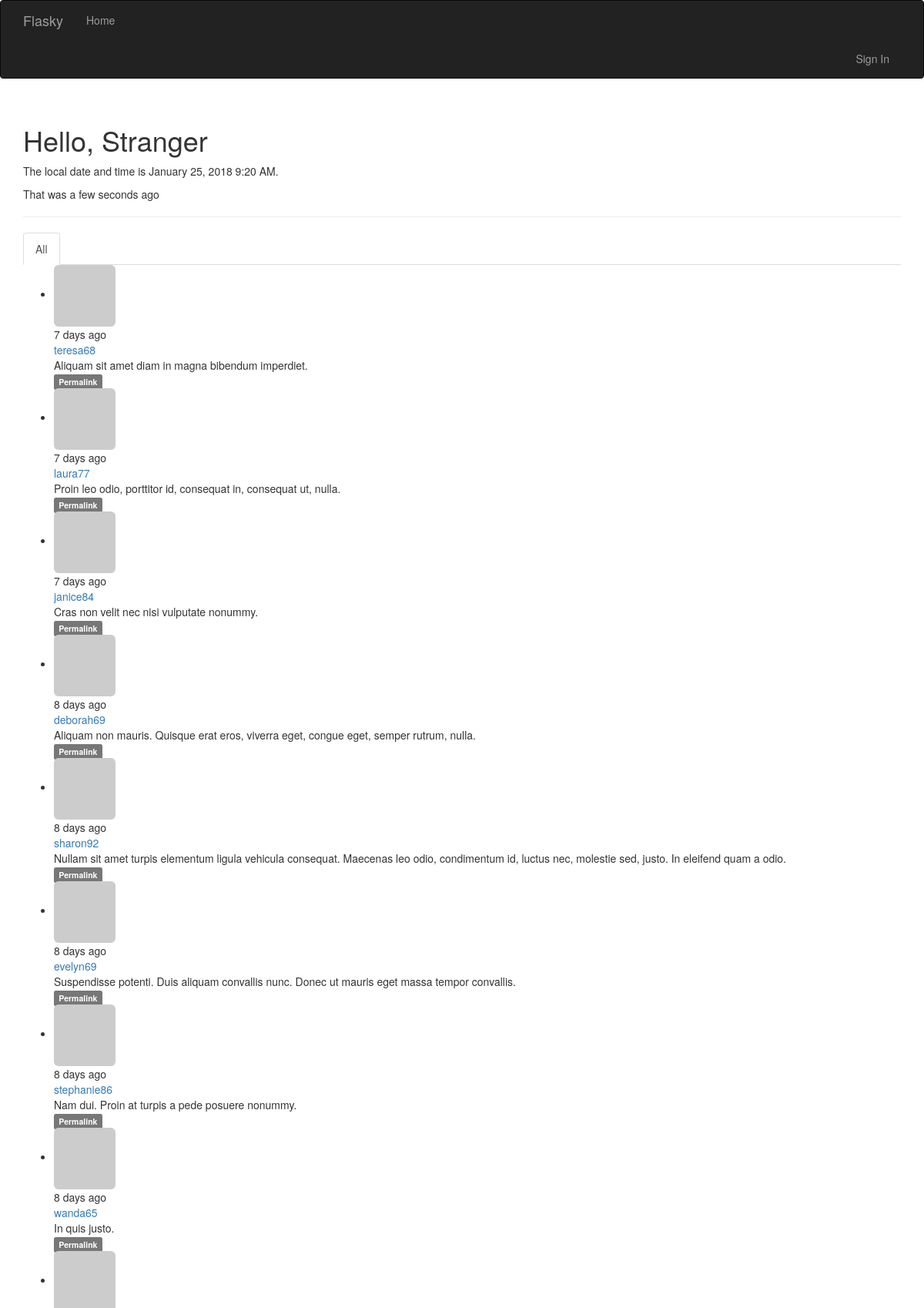
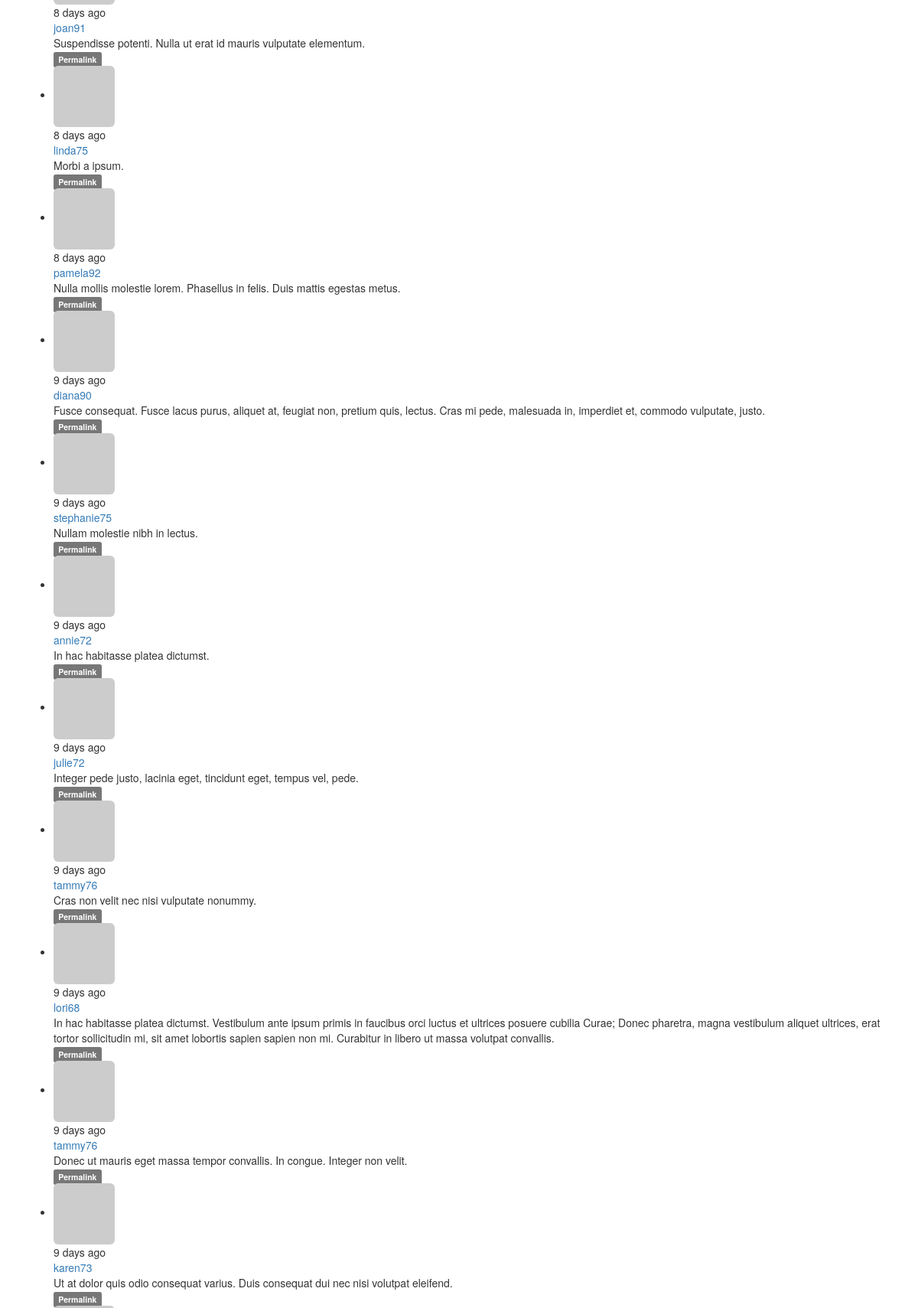
/?page=4 (upper part), run on the app's committed database (2 pictures, top to bottom).
### vflask/restart/app/models.py (models this page shows, shortened)
class Post(db.Model):
    __tablename__ = 'posts'
    id = db.Column(db.Integer, primary_key=True)
    body = db.Column(db.Text)
    timestamp = db.Column(db.DateTime, index=True, default=datetime.utcnow)
    author_id = db.Column(db.Integer, db.ForeignKey('users.id'))
    body_html = db.Column(db.Text)

class User(UserMixin, db.Model):
    __tablename__ = 'users'
    id = db.Column(db.Integer, primary_key=True)
    email = db.Column(db.String(64), unique=True, index=True)
    username = db.Column(db.String(64), unique=True, index=True)
    role_id = db.Column(db.Integer, db.ForeignKey('roles.id'))
    password_hash = db.Column(db.String(128))
    confirmed = db.Column(db.Boolean, default=False)
    name = db.Column(db.String(64))
    location = db.Column(db.String(64))
    about_me = db.Column(db.Text())
    member_since = db.Column(db.DateTime(), default=datetime.utcnow)
    last_seen = db.Column(db.DateTime(), default=datetime.utcnow)
    avatar_hash = db.Column(db.String(32))
    posts = db.relationship('Post', backref='author', lazy='dynamic')
    followed = db.relationship('Follow',
                               foreign_keys=[Follow.follower_id],
                               backref=db.backref('follower', lazy='joined'),
                               lazy='dynamic',
                               cascade='all, delete-orphan')
    followers = db.relationship('Follow',
                                foreign_keys=[Follow.followed_id],
                                backref=db.backref('followed', lazy='joined'),
                                lazy='dynamic',
                                cascade='all, delete-orphan')
    @property
    def password(self):
        raise AttributeError('password is not a readable attribute')
    def gravatar(self, size=100, default='identicon', rating='g'):
        if request.is_secure:
            url = 'https://secure.gravatar.com/avatar'
        else:
            url = 'http://www.gravatar.com/avatar'
        hash = self.avatar_hash or hashlib.md5(self.email.encode(
            'utf-8'
        )).hexdigest()
        return '{url}/{hash}?s={size}&d={default}&r={rating}'.format(
            url=url, hash=hash, size=size, default=default, rating=rating)

### vflask/restart/app/main/views.py (the view)
@main.route('/', methods=['GET', 'POST'])
def index():
    form = PostForm()
    if current_user.can(Permission.WRITE_ARTICLES) and \
            form.validate_on_submit():
        post = Post(body=form.body.data,
                    author=current_user._get_current_object())
        db.session.add(post)
        return redirect(url_for('.index'))
    page = request.args.get('page', 1, type=int)
    show_followed = False
    if current_user.is_authenticated:
        show_followed = bool(request.cookies.get('show_followed', ''))
    if show_followed:
        query = current_user.followed_posts
    else:
        query = Post.query
    pagination = query.order_by(Post.timestamp.desc()).paginate(
        page, per_page=current_app.config['FLASKY_POSTS_PER_PAGE'],
        error_out=False)
    posts = pagination.items
    return render_template('index.html',
                            form=form,
                            posts=posts,
                            show_followed=show_followed,
                            pagination=pagination,
                            current_time=datetime.utcnow())

### vflask/restart/app/auth/views.py (called while the page is built)
@auth.before_app_request
def before_request():
    if current_user.is_authenticated:
        current_user.ping()
        if not current_user.confirmed and request.endpoint[:5] != 'auth.':
            return redirect(url_for('auth.unconfirmed'))

### vflask/restart/app/main/__init__.py (called while the page is built)
@main.app_context_processor
def inject_perissions():
    return dict(Permission=Permission)

### vflask/restart/app/main/views.py (called while the page is built)
@main.before_app_request
def before_request():
    if current_user.is_authenticated:
        current_user.ping()
        if not current_user.confirmed and request.endpoint[:5] != 'auth.':
            return redirect(url_for('auth.unconfirmed'))

### vflask/restart/app/models.py (called while the page is built)
    def can(self, permissions):
        return False

    def is_administrator(self):
        return False

### vflask/restart/app/templates/index.html (shortened to what this page needs)
{% extends "base.html" %}
{% import "bootstrap/wtf.html" as wtf %}
{% import "_macros.html" as macros %}
{% block page_content %}
<div class="page-header">
    <h1> Hello,
        {% if current_user.is_authenticated %}
            {{ current_user.username }}
        {% else %}
            Stranger
        {% endif %}
    </h1>
    <p> The local date and time is {{ moment(current_time).format('LLL') }}.</p>
    <p> That was {{ moment(current_time).fromNow(refresh=True) }}</p>
</div>
<div class="post-tabs">
    <ul class="nav nav-tabs">
        <li{% if not show_followed %} class="active"{% endif %}><a href="{{ url_for('.show_all') }}">All</a></li>
    </ul>
    {% include '_posts.html' %}
{% endblock %}

### vflask/restart/app/templates/_posts.html (shortened to what this page needs)
</div>
<ul class="posts">
    {% for post in posts %}
    <li class="post">
        <div class="post-content">
            <div class="profile-thmbnail">
                <a href="{{ url_for('.user', username=post.author.username) }}">
                <img class="img-rounded profile-thumbnail"
                    src="{{ post.author.gravatar(size=40) }}">
                </a>
            </div>
            <div class="post-date">{{ moment(post.timestamp).fromNow() }}</div>
            <div class="post-author">
                <a href="{{ url_for('.user', username=post.author.username) }}">
                    {{ post.author.username }}
                </a>
            </div>
            <div class="post-body">
            {% if post.body_html %}
                {{ post.body_html | safe }}
            {% else %}
                {{ post.body }}
            {% endif %}
            </div>
            <div class="post-footer">
                <a href="{{ url_for('.post', id=post.id) }}">
                    <span class="label label-default">Permalink</span>
                </a>
            </div>
        </div>
    </li>
    {% endfor %}
</ul>
</div>

### data on the page
Post: timestamp "7 days ago", author.username "teresa68", body "Aliquam sit amet diam in magna bibendum imperdiet."
Post: timestamp "7 days ago", author.username "laura77", body "Proin leo odio, porttitor id, consequat in, consequat ut, nulla."
Post: timestamp "7 days ago", author.username "janice84", body "Cras non velit nec nisi vulputate nonummy."
Post: timestamp "8 days ago", author.username "deborah69", body "Aliquam non mauris. Quisque erat eros, viverra eget, congue eget, semper rutrum, nulla."
Post: timestamp "8 days ago", author.username "sharon92", body "Nullam sit amet turpis elementum ligula vehicula consequat. Maecenas leo odio, condimentum id, luctus nec, molestie sed, justo. In eleifend quam a odio."
Post: timestamp "8 days ago", author.username "evelyn69", body "Suspendisse potenti. Duis aliquam convallis nunc. Donec ut mauris eget massa tempor convallis."
Post: timestamp "8 days ago", author.username "stephanie86", body "Nam dui. Proin at turpis a pede posuere nonummy."
Post: timestamp "8 days ago", author.username "wanda65", body "In quis justo."
Post: timestamp "8 days ago", author.username "joan91", body "Suspendisse potenti. Nulla ut erat id mauris vulputate elementum."
Post: timestamp "8 days ago", author.username "linda75", body "Morbi a ipsum."
Post: timestamp "8 days ago", author.username "pamela92", body "Nulla mollis molestie lorem. Phasellus in felis. Duis mattis egestas metus."
Post: timestamp "9 days ago", author.username "diana90", body "Fusce consequat. Fusce lacus purus, aliquet at, feugiat non, pretium quis, lectus. Cras mi pede, malesuada in, imperdiet et, commodo vulputate, justo."
Post: timestamp "9 days ago", author.username "stephanie75", body "Nullam molestie nibh in lectus."
Post: timestamp "9 days ago", author.username "annie72", body "In hac habitasse platea dictumst."
Post: timestamp "9 days ago", author.username "julie72", body "Integer pede justo, lacinia eget, tincidunt eget, tempus vel, pede."
Post: timestamp "9 days ago", author.username "tammy76", body "Cras non velit nec nisi vulputate nonummy."
Post: timestamp "9 days ago", author.username "lori68", body "In hac habitasse platea dictumst. Vestibulum ante ipsum primis in faucibus orci luctus et ultrices posuere cubilia Curae; Donec pharetra, magna vestibulum aliquet ultrices, erat tortor sollicitudin mi, sit amet lobortis sapien sapien non mi. Curabitur in libero ut massa volutpat convallis."
Post: timestamp "9 days ago", author.username "tammy76", body "Donec ut mauris eget massa tempor convallis. In congue. Integer non velit."
Post: timestamp "9 days ago", author.username "karen73", body "Ut at dolor quis odio consequat varius. Duis consequat dui nec nisi volutpat eleifend."
